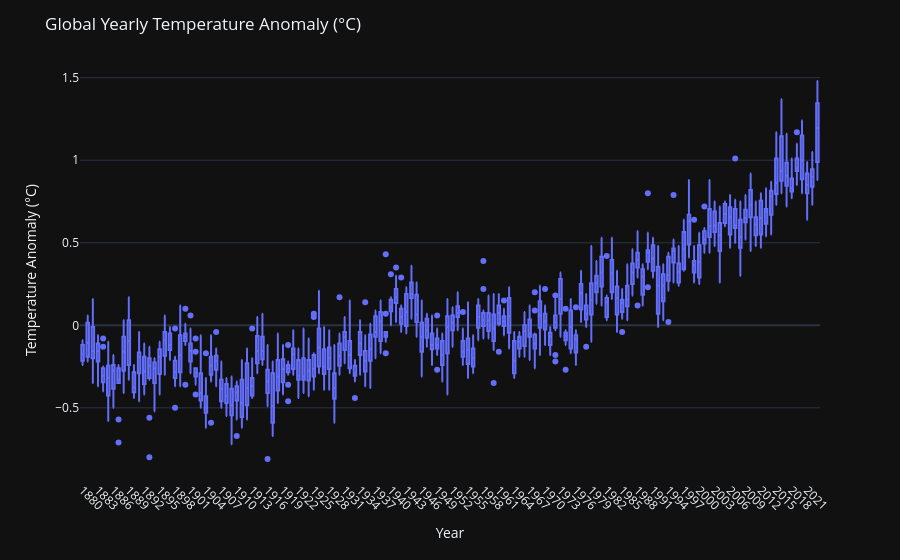

This figure's notebook cell:
### Code cell
import plotly.express as px

fig = px.box(
    (
        df
        .iloc[:-1, :]
        .set_index('Year')
    )
    .T
)
fig.update_layout(
    title='Global Yearly Temperature Anomaly (°C)',
    yaxis_title='Temperature Anomaly (°C)',
    xaxis_title='Year',
    template='plotly_dark',
    xaxis_tickangle=45,
)
fig.show()

### Figure 1 — Plotly figure (JSON) as saved in the notebook; plotly's stock layout.template omitted (floating-point values rounded to 4 significant figures; data arrays with more than 128 entries replaced by an {"elided": "..."} marker saying what was removed)
{"data": [{"alignmentgroup": "True", "hovertemplate": "Year=%{x}<br>value=%{y}<extra></extra>", "legendgroup": "", "marker": {"color": "#636efa"}, "name": "", "notched": false, "offsetgroup": "", "orientation": "v", "showlegend": false, "type": "box", "x": {"elided": "1728 str values"}, "x0": " ", "xaxis": "x", "y": {"elided": "1728 mixed values"}, "y0": " ", "yaxis": "y"}], "layout": {"boxmode": "group", "legend": {"tracegroupgap": 0}, "margin": {"t": 60}, "title": {"text": "Global Yearly Temperature Anomaly (°C)"}, "xaxis": {"anchor": "y", "domain": [0, 1], "tickangle": 45, "title": {"text": "Year"}}, "yaxis": {"anchor": "x", "domain": [0, 1], "title": {"text": "Temperature Anomaly (°C)"}}}}
